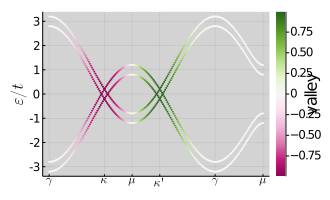

Here is the Julia script that generated this plot:
using Plots
using LatticeQM

# Load a lattice geometry
lat = Geometries.honeycomb()

# Construct graphene tight-binding Hamiltonian
hops = Operators.graphene(lat; mode=:spinhalf)

# Modify graphene Hamiltonian
#Operators.addhaldane!(hops, lat, 0.1; spinhalf=true)
Operators.addzeeman!(hops, lat, 0.2)

# Construct valley operator
valley = Operators.valleyoperator(lat; spinhalf=true)

# Get bands along (default) high-symmetry path
# and compute the expectation value of the valley operator for each eigenstate.
ks = kpath(lat; num_points=200)
bands = getbands(hops, ks, valley)

# Show bands
# save(bands, "bands.h5")
plot(bands, ylabel="\$\\varepsilon/t\$", colorbar_title="valley", size=(330,200), colorbar=true, markercolor=:PiYG)

savefig("example.png")
